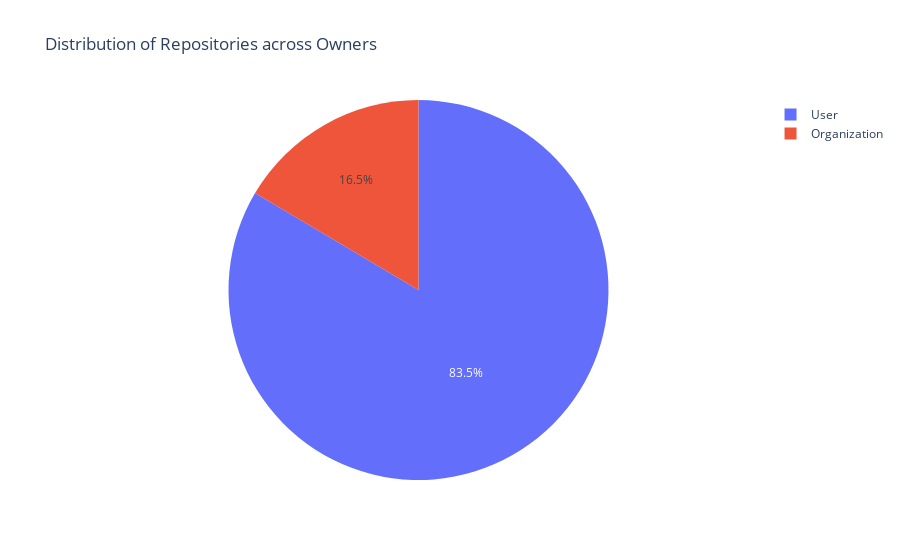

This figure's notebook cell:
### Markdown cell above
## Owner distribution

### Code cell
# Get the count of repositories for each owner
owner_counts = df['owner'].value_counts().reset_index()

# Rename the columns
owner_counts.columns = ['Owner', 'Count']

# Sort the owners by count in descending order
owner_counts = owner_counts.sort_values(by='Count', ascending=False)


fig = px.pie(owner_counts, names='Owner', values='Count',title='Distribution of Repositories across Owners')
fig.show()

### Figure 1 — Plotly figure (JSON) as saved in the notebook; plotly's stock layout.template omitted (floating-point values rounded to 4 significant figures)
{"data": [{"domain": {"x": [0, 1], "y": [0, 1]}, "hovertemplate": "Owner=%{label}<br>Count=%{value}<extra></extra>", "labels": ["User", "Organization"], "legendgroup": "", "name": "", "showlegend": true, "type": "pie", "values": [222271, 43867]}], "layout": {"legend": {"tracegroupgap": 0}, "title": {"text": "Distribution of Repositories across Owners"}}}
